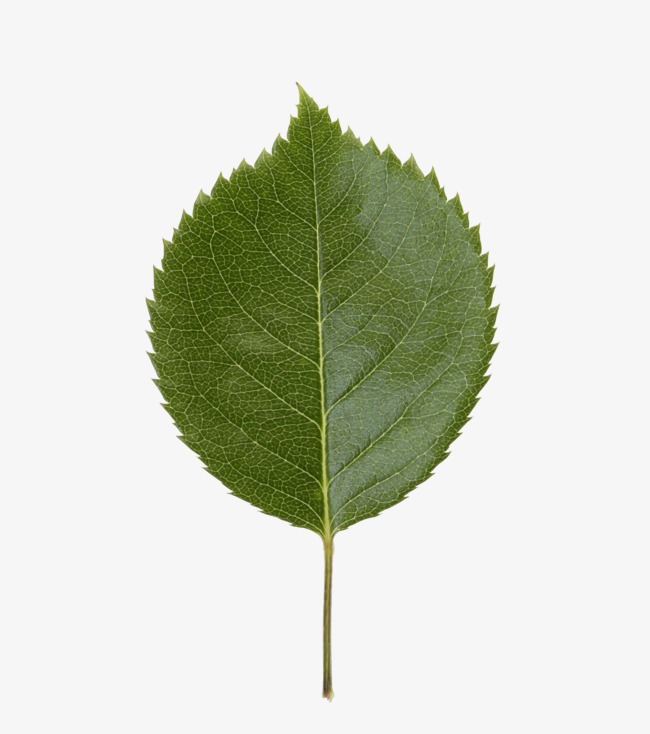
%> input picture Code/Rose1.jpg, 650 x 734 px
$ octave Leaf.m   (GNU Octave 9; MATLAB toolbox functions it lacks are replaced by stand-ins)
%> lines starting %> are read from the running program, lines starting %| are printed output that depends on the picture; in (x1, y1, x2, y2) boxes, pixels count from 0 and x2, y2 are one past the last pixel; in counts of white or black regions, pixels touching at a corner belong together; the program's own positions count from 1
clc
RGBo = imread('Rose1.jpg');
%> RGBo is the input picture: size 734x650x3 uint8; mean R, G, B 211.5, 215.7, 201.7
RGB = imresize(RGBo ,.95);
subplot(2,2,1);imshow(RGB);title('Orignal')
I = rgb2gray(RGB);
subplot(2,2,2);imshow(I);title('Grayscale')


equi = histeq(I);
subplot(2,2,3);imshow(equi);title('Histogram Equal')

subplot(2,2,4);imhist(I);title('Histogram')
%> after `title('Histogram')`:
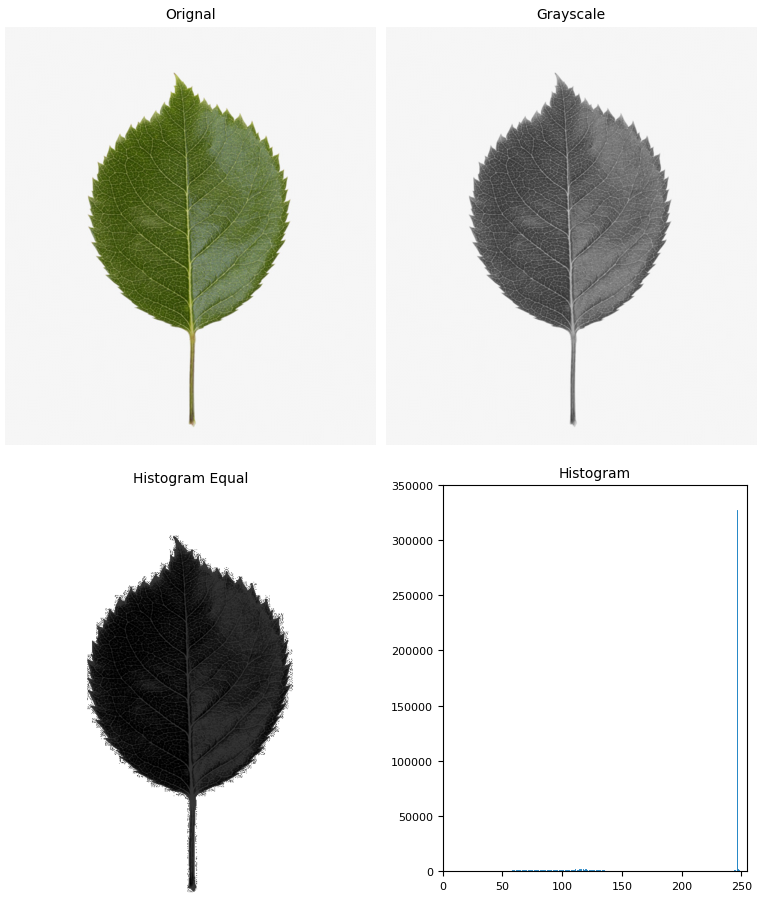
%> figure redrawn from the program's plot data, 4 panels
figure,subplot(2,2,1);imshow(RGB);title('normal image')


%texture analyzation
I1=double(RGB)/255;

R=I1(:,:,1);
G=I1(:,:,2);
B=I1(:,:,3);
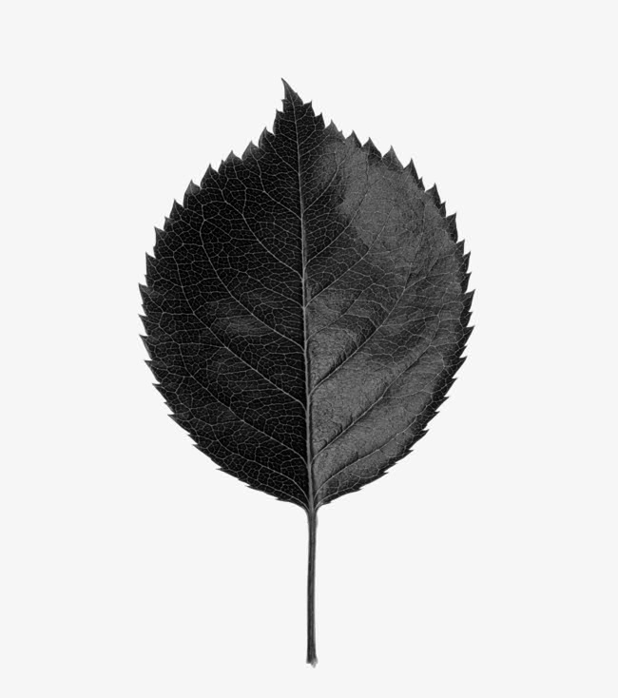
%> B: size 698x618 double; min 0, max 1, mean 0.791

%Hue
numi=1/2*((R-G)+(R-B));
denom=((R-G).^2+((R-B).*(G-B))).^0.5;

%To avoid divide by zero exception add a small number in the denominator
H=acosd(numi./(denom+0.000001));
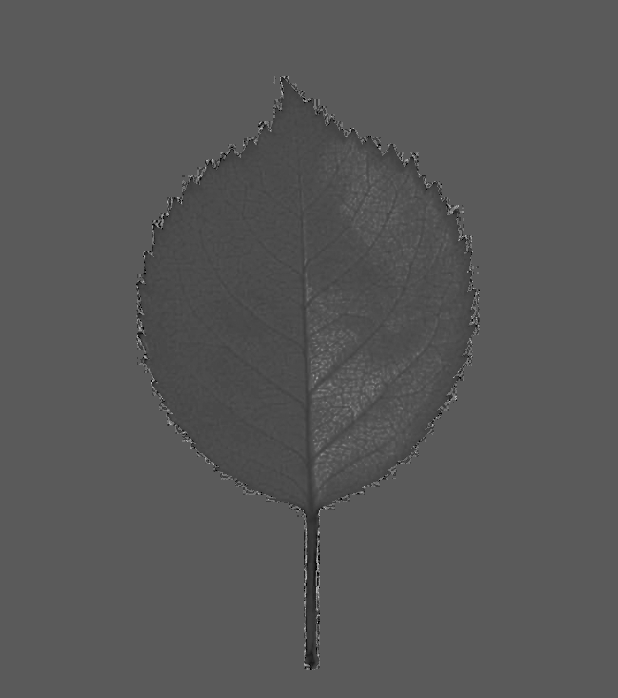
%> H: size 698x618 double; min 0.489, max 179.4, mean 87.2

%If B>G then H= 360-Theta
H(B>G)=360-H(B>G);
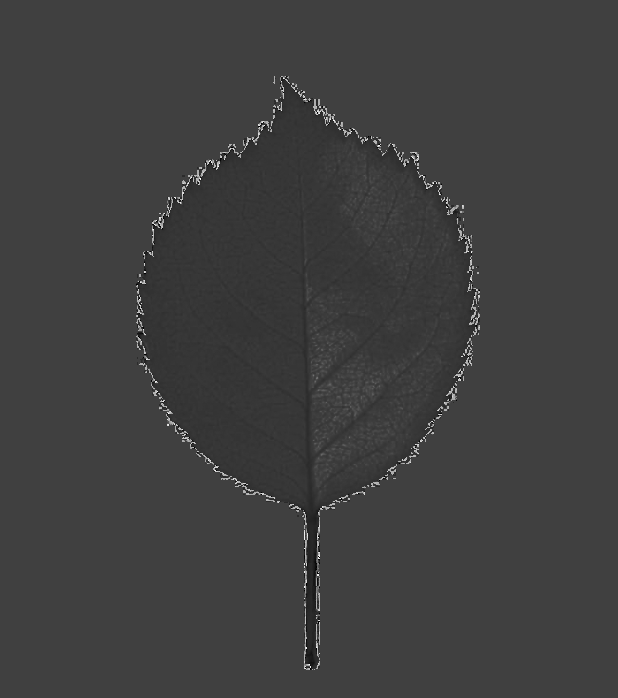
%> H: size 698x618 double; 0.72% of pixels changed, all inside (x1, y1, x2, y2) = (136, 76, 480, 670); drawn with min black and max white


%Normalize to the range [0 1]
H=H/360;

%Saturation
S=1- (3./(sum(I1,3)+0.000001)).*min(I1,[],3);
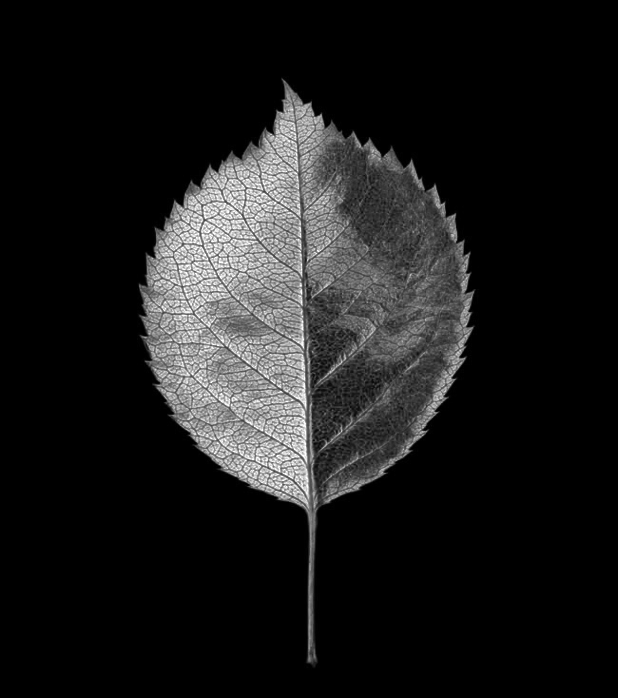
%> S: size 698x618 double; min 3.36e-07, max 1, mean 0.106


%Intensity
I1=sum(I1,3)./3;
%> I1: size 698x618 double


%HSI
HSI=zeros(size(RGB));
HSI(:,:,1)=H;
HSI(:,:,2)=S;
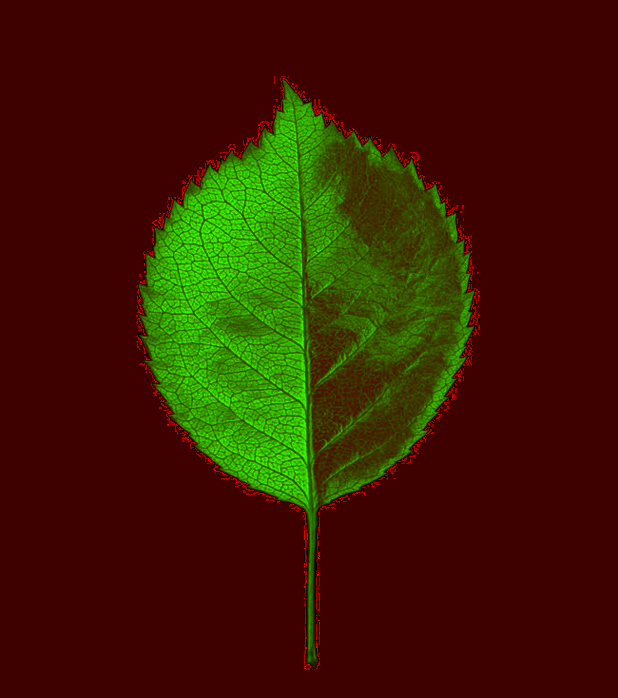
%> HSI: size 698x618x3 double; mean R, G, B 0.245, 0.106, 0
HSI(:,:,3)=I1;
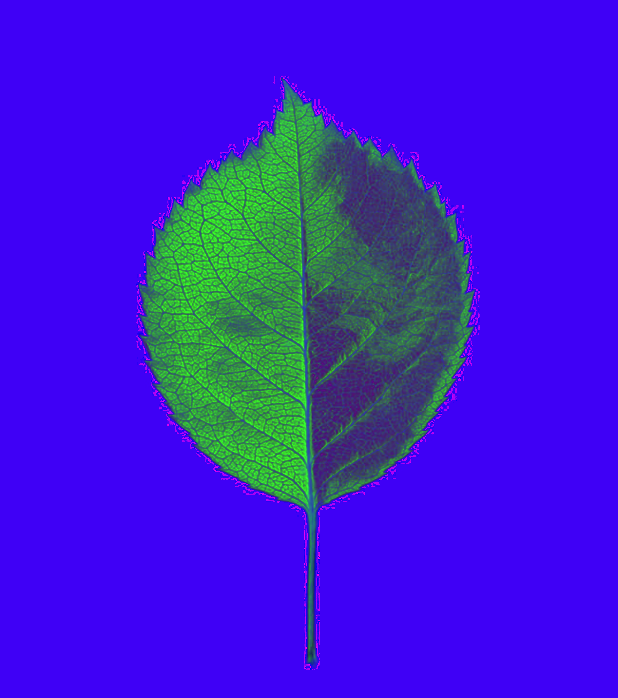
%> HSI: size 698x618x3 double; mean R, G, B 0.245, 0.106, 0.822


subplot(2,2,2);imshow(H);title('H-Component')
subplot(2,2,3);imshow(S);title('S-Component')
subplot(2,2,4);imshow(I1);title('I-Component')

$ run again, with Code/rose.jpg copied over Code/Rose1.jpg
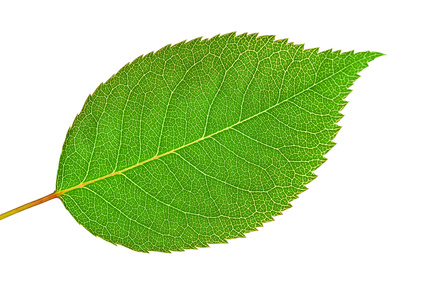
%> input picture Code/rose.jpg, 422 x 284 px
%> RGBo is the input picture: size 284x422x3 uint8; mean R, G, B 190.2, 218.4, 161.6
%> `H(B>G)=360-H(B>G);`:
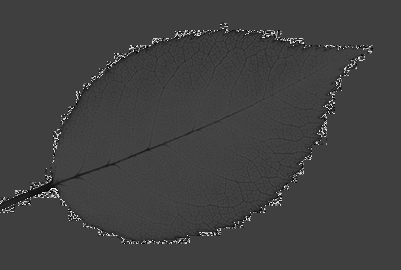
%> H: size 270x401 double; min 0.219, max 359.1, mean 91.4; drawn with min black and max white
%> `HSI(:,:,3)=I1;`:
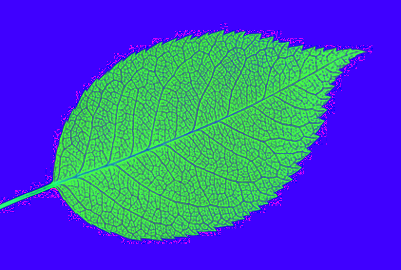
%> HSI: size 270x401x3 double; mean R, G, B 0.254, 0.308, 0.745
